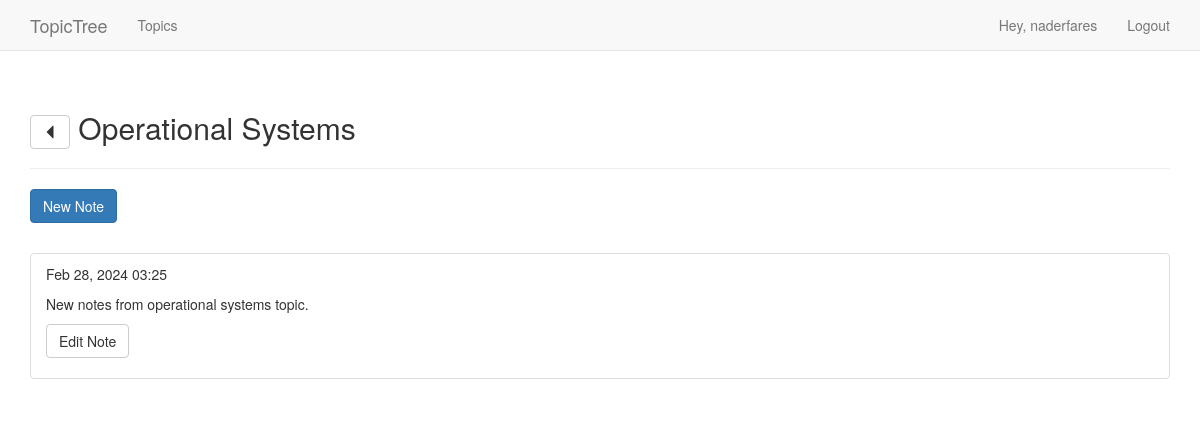
Screenshot of /topics/6/ (signed in) with the database file from the repository.
### topic_trees/models.py (models this page shows, shortened)
class Topic(models.Model):
  text = models.CharField(max_length=200)
  date_added = models.DateTimeField(auto_now_add=True)
  owner = models.ForeignKey(User, on_delete=models.CASCADE)
  def __str__(self):
    return self.text

class Entry(models.Model):
  topic = models.ForeignKey(Topic, on_delete=models.CASCADE)
  text = models.TextField()
  date_added = models.DateTimeField(auto_now_add=True)
  class Meta:
    verbose_name_plural = 'entries'

### topic_trees/views.py (the view)
# urls.py: path('topics/<topic_id>/', views.topic, name='topic'),
@login_required
def topic(request, topic_id):
  topic = Topic.objects.get(id = topic_id)
  if topic.owner != request.user:
    raise Http404
  entries = topic.entry_set.order_by('-date_added')
  context = {
    'topic': topic,
    'entries': entries
  }
  return render(request, 'topic_trees/topic.html', context)

### topic_trees/templates/topic_trees/topic.html (shortened to what this page needs)
{% extends "topic_trees/base.html" %}
{% load bootstrap3 %}
{% block header %}
  <h2>
    <a href="{% url 'topics' %}" type="button" class="btn btn-default" aria-label="Left Align">
      <span class="glyphicon glyphicon-triangle-left" aria-hidden="true"></span>
    </a>
    {{ topic }}
  </h2>
{% endblock header %}
{% block content %}
  <p>
    <a class="btn btn-primary" href="{% url 'new_entry' topic.id %}">New Note</a>
  </p>
  <br>
  <ul class="list-group">
    {% for entry in entries %}
      <li class="list-group-item">
        <p>{{ entry.date_added | date:'M d, Y H:i' }}</p>
        <p>{{ entry.text | linebreaks }}</p>
        <p>
          <a class="btn btn-default" href="{% url 'edit_entry' entry.id %}">Edit Note</a>
        </p>
      </li>
    {% endfor %}
  </ul>
{% endblock content %}

### topic_trees/templates/topic_trees/base.html (shortened to what this page needs)
<!DOCTYPE html>
<html lang="en">
  <head>
    {% load bootstrap3 %}
    {% bootstrap_css %}
  </head>
  <body>
    <nav class="navbar navbar-default navbar-static-top">
      <div class="container">
        <div class="navbar-header">
          <a class="navbar-brand" href="{% url 'index' %}">TopicTree</a>
        </div>
        <div id="navbar" class="collapse navbar-collapse">
          <ul class="nav navbar-nav">
            <li><a href="{% url 'topics' %}">Topics</a></li>
          </ul>
          <ul class="nav navbar-nav navbar-right">
            {% if user.is_authenticated %}
              <li><a href="#">Hey, {{ user.username }}</a></li>
              <li><a href="{% url 'logout' %}">Logout</a></li>
            {% else %}
              <li><a href="{% url 'login' %}">Login</a></li>
              <li><a href="{% url 'register' %}">Sign Up</a></li>
            {% endif %}
        </ul>
        </div>
      </div>
    </nav>
    <div class="container">
      <div class="page-header">
        {% block header %}{% endblock header %}
      </div>
      <div>
        {% block content %}{% endblock content %}
      </div>
    </div>
  </body>
</html>

### rows the page displays
Topic: text "Operational Systems"
Entry: date_added "Feb 28, 2024 03:25", text "New notes from operational systems topic."

### other values shown
{{ user.username }} "naderfares"
